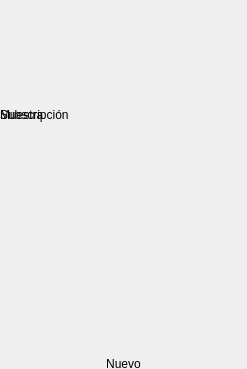
<?xml version="1.0" encoding="UTF-8"?>
<ui version="4.0">
 <class>HomeBooksListItem</class>
 <widget class="QWidget" name="HomeBooksListItem">
  <property name="geometry">
   <rect>
    <x>0</x>
    <y>0</y>
    <width>247</width>
    <height>369</height>
   </rect>
  </property>
  <property name="windowTitle">
   <string>Form</string>
  </property>
  <property name="styleSheet">
   <string notr="true" />
  </property>
  <widget class="QLabel" name="coverLbl">
   <property name="geometry">
    <rect>
     <x>0</x>
     <y>0</y>
     <width>247</width>
     <height>369</height>
    </rect>
   </property>
   <property name="sizePolicy">
    <sizepolicy hsizetype="Expanding" vsizetype="Expanding">
     <horstretch>0</horstretch>
     <verstretch>0</verstretch>
    </sizepolicy>
   </property>
   <property name="text">
    <string />
   </property>
   <property name="alignment">
    <set>Qt::AlignCenter</set>
   </property>
  </widget>
  <widget class="QLabel" name="newTagLbl">
   <property name="geometry">
    <rect>
     <x>0</x>
     <y>0</y>
     <width>247</width>
     <height>371</height>
    </rect>
   </property>
   <property name="minimumSize">
    <size>
     <width>175</width>
     <height>262</height>
    </size>
   </property>
   <property name="maximumSize">
    <size>
     <width>247</width>
     <height>371</height>
    </size>
   </property>
   <property name="text">
    <string>Nuevo</string>
   </property>
   <property name="alignment">
    <set>Qt::AlignBottom|Qt::AlignHCenter</set>
   </property>
   <property name="margin">
    <number>13</number>
   </property>
   <property name="indent">
    <number>0</number>
   </property>
  </widget>
  <widget class="DegreesLabel45" name="sampleTagLbl">
   <property name="geometry">
    <rect>
     <x>0</x>
     <y>0</y>
     <width>122</width>
     <height>122</height>
    </rect>
   </property>
   <property name="minimumSize">
    <size>
     <width>86</width>
     <height>86</height>
    </size>
   </property>
   <property name="maximumSize">
    <size>
     <width>122</width>
     <height>122</height>
    </size>
   </property>
   <property name="text">
    <string>Muestra</string>
   </property>
   <property name="alignment">
    <set>Qt::AlignBottom|Qt::AlignLeading|Qt::AlignLeft</set>
   </property>
   <property name="indent">
    <number>0</number>
   </property>
  </widget>
  <widget class="QLabel" name="authorLabel">
   <property name="geometry">
    <rect>
     <x>0</x>
     <y>0</y>
     <width>253</width>
     <height>314</height>
    </rect>
   </property>
   <property name="sizePolicy">
    <sizepolicy hsizetype="Expanding" vsizetype="Expanding">
     <horstretch>0</horstretch>
     <verstretch>0</verstretch>
    </sizepolicy>
   </property>
   <property name="text">
    <string />
   </property>
   <property name="alignment">
    <set>Qt::AlignCenter</set>
   </property>
   <property name="wordWrap">
    <bool>true</bool>
   </property>
  </widget>
  <widget class="QLabel" name="titleLabel">
   <property name="geometry">
    <rect>
     <x>0</x>
     <y>0</y>
     <width>253</width>
     <height>281</height>
    </rect>
   </property>
   <property name="sizePolicy">
    <sizepolicy hsizetype="Preferred" vsizetype="Preferred">
     <horstretch>0</horstretch>
     <verstretch>0</verstretch>
    </sizepolicy>
   </property>
   <property name="text">
    <string />
   </property>
   <property name="alignment">
    <set>Qt::AlignCenter</set>
   </property>
  </widget>
  <widget class="DegreesLabel45" name="subscriptionTagLbl">
   <property name="geometry">
    <rect>
     <x>0</x>
     <y>0</y>
     <width>122</width>
     <height>122</height>
    </rect>
   </property>
   <property name="minimumSize">
    <size>
     <width>86</width>
     <height>86</height>
    </size>
   </property>
   <property name="maximumSize">
    <size>
     <width>122</width>
     <height>122</height>
    </size>
   </property>
   <property name="text">
    <string>Subscripci&#243;n</string>
   </property>
   <property name="alignment">
    <set>Qt::AlignBottom|Qt::AlignLeading|Qt::AlignLeft</set>
   </property>
   <property name="indent">
    <number>0</number>
   </property>
  </widget>
 </widget>
 <customwidgets>
  <customwidget>
   <class>DegreesLabel45</class>
   <extends>QLabel</extends>
   <header>DegreesLabel45.h</header>
  </customwidget>
 </customwidgets>
 <resources />
 <connections />
</ui>
